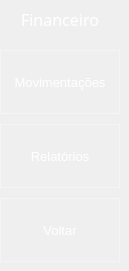
    <widget class="QWidget" name="page_15">
     <widget class="QToolButton" name="bttn_back_3">
      <property name="geometry">
       <rect>
        <x>0</x>
        <y>198</y>
        <width>120</width>
        <height>64</height>
       </rect>
      </property>
      <property name="sizePolicy">
       <sizepolicy hsizetype="Preferred" vsizetype="Preferred">
        <horstretch>0</horstretch>
        <verstretch>0</verstretch>
       </sizepolicy>
      </property>
      <property name="font">
       <font>
        <pointsize>10</pointsize>
       </font>
      </property>
      <property name="styleSheet">
       <string notr="true">QToolButton {
    background-color: rgba(0, 0, 0, 0);          /* Fundo transparente */
    border: 1px solid rgba(255, 255, 255, 0.3);  /* Borda branca translúcida */
    color: rgba(255, 255, 255, 255);             /* Texto branco */
}

QToolButton:hover {
    background-color: rgba(255, 255, 255, 30);   /* Fundo branco fraco no hover */
    border-color: rgba(255, 255, 255, 255);      /* Borda branca sólida */
}

QToolButton:pressed {
    background-color: #FF3333;                   /* Vermelho (RGB 255, 51, 51) */
    border-color: #FF6666;                       /* Vermelho claro para borda */
    color: white;                                /* Texto branco (contraste) */
}</string>
      </property>
      <property name="text">
       <string>Voltar</string>
      </property>
      <property name="icon">
       <iconset>
        <normaloff>C:/Users/56915816/Icones/keyboard_return_24dp_E3E3E3_FILL0_wght400_GRAD0_opsz24.png</normaloff>C:/Users/56915816/Icones/keyboard_return_24dp_E3E3E3_FILL0_wght400_GRAD0_opsz24.png</iconset>
      </property>
      <property name="iconSize">
       <size>
        <width>32</width>
        <height>32</height>
       </size>
      </property>
      <property name="toolButtonStyle">
       <enum>Qt::ToolButtonTextUnderIcon</enum>
      </property>
     </widget>
     <widget class="QLabel" name="label_4">
      <property name="geometry">
       <rect>
        <x>0</x>
        <y>0</y>
        <width>120</width>
        <height>40</height>
       </rect>
      </property>
      <property name="font">
       <font>
        <family>Montserrat Medium</family>
        <pointsize>12</pointsize>
        <weight>50</weight>
        <bold>false</bold>
       </font>
      </property>
      <property name="styleSheet">
       <string notr="true">background-color: qlineargradient(spread:pad, x1:0, y1:0, x1:0, y1:1, 
                                 stop:0 rgba(0, 50, 150, 255), 
                                 stop:1 rgba(51, 156, 255, 255));</string>
      </property>
      <property name="text">
       <string>&lt;html&gt;&lt;head/&gt;&lt;body&gt;&lt;p align=&quot;center&quot;&gt;&lt;span style=&quot; color:#ffffff;&quot;&gt;Financeiro&lt;/span&gt;&lt;/p&gt;&lt;/body&gt;&lt;/html&gt;</string>
      </property>
     </widget>
     <widget class="QToolButton" name="bttn_movements">
      <property name="geometry">
       <rect>
        <x>0</x>
        <y>50</y>
        <width>120</width>
        <height>64</height>
       </rect>
      </property>
      <property name="sizePolicy">
       <sizepolicy hsizetype="Preferred" vsizetype="Preferred">
        <horstretch>0</horstretch>
        <verstretch>0</verstretch>
       </sizepolicy>
      </property>
      <property name="font">
       <font>
        <pointsize>10</pointsize>
       </font>
      </property>
      <property name="styleSheet">
       <string notr="true">QToolButton {
    background-color: rgba(0,0,0,0);
    border: 1px solid rgba(255, 255, 255, 0.3); /* Borda branca translúcida */
    color:  rgba(255, 255, 255,255); 
}

QToolButton:hover {
     background-color: rgba(255, 255, 255, 30);
    border-color: rgba(255, 255, 255,255); 
}

QToolButton:pressed {
    background-color: #339CFF; /* Azul acinzentado */
border-color: #66BFFF; /* Azul escuro */
color:#003366;
}
</string>
      </property>
      <property name="text">
       <string>Movimentações</string>
      </property>
      <property name="icon">
       <iconset>
        <normaloff>C:/Users/56915816/Icones/currency_exchange_24dp_E3E3E3_FILL0_wght400_GRAD0_opsz24.png</normaloff>C:/Users/56915816/Icones/currency_exchange_24dp_E3E3E3_FILL0_wght400_GRAD0_opsz24.png</iconset>
      </property>
      <property name="iconSize">
       <size>
        <width>32</width>
        <height>32</height>
       </size>
      </property>
      <property name="toolButtonStyle">
       <enum>Qt::ToolButtonTextUnderIcon</enum>
      </property>
     </widget>
     <widget class="QToolButton" name="bttn_report">
      <property name="geometry">
       <rect>
        <x>0</x>
        <y>124</y>
        <width>120</width>
        <height>64</height>
       </rect>
      </property>
      <property name="sizePolicy">
       <sizepolicy hsizetype="Preferred" vsizetype="Preferred">
        <horstretch>0</horstretch>
        <verstretch>0</verstretch>
       </sizepolicy>
      </property>
      <property name="font">
       <font>
        <pointsize>10</pointsize>
       </font>
      </property>
      <property name="styleSheet">
       <string notr="true">QToolButton {
    background-color: rgba(0,0,0,0);
    border: 1px solid rgba(255, 255, 255, 0.3); /* Borda branca translúcida */
    color:  rgba(255, 255, 255,255); 
}

QToolButton:hover {
     background-color: rgba(255, 255, 255, 30);
    border-color: rgba(255, 255, 255,255); 
}

QToolButton:pressed {
    background-color: #339CFF; /* Azul acinzentado */
border-color: #66BFFF; /* Azul escuro */
color:#003366;
}
</string>
      </property>
      <property name="text">
       <string>Relatórios</string>
      </property>
      <property name="icon">
       <iconset>
        <normaloff>C:/Users/56915816/Icones/description_24dp_E3E3E3_FILL0_wght400_GRAD0_opsz24.png</normaloff>C:/Users/56915816/Icones/description_24dp_E3E3E3_FILL0_wght400_GRAD0_opsz24.png</iconset>
      </property>
      <property name="iconSize">
       <size>
        <width>32</width>
        <height>32</height>
       </size>
      </property>
      <property name="toolButtonStyle">
       <enum>Qt::ToolButtonTextUnderIcon</enum>
      </property>
     </widget>
    </widget>
